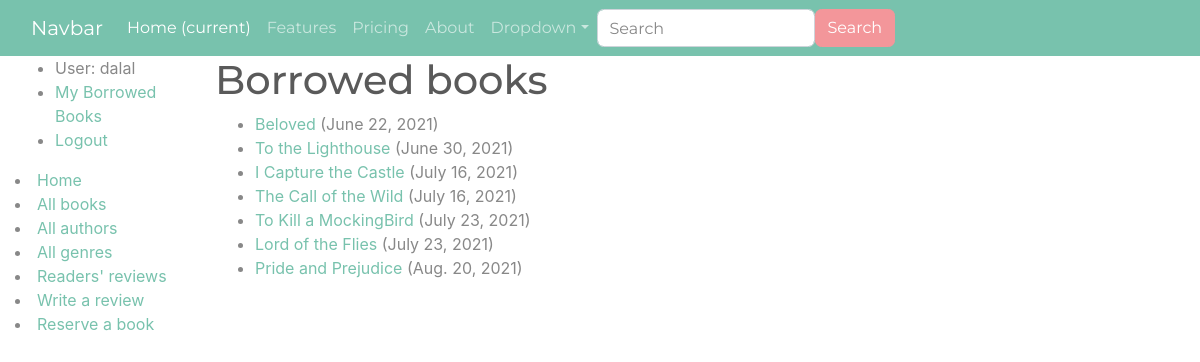
The app's page /catalog/mybooks/ (signed in) with its own data.
### catalog/models.py (models this page shows, shortened)
class BookStatus(models.Model):
    id = models.UUIDField(
        primary_key=True,
        default=uuid.uuid4,
        help_text="Unique ID for this particular book across whole library")
    book = models.ForeignKey('Book', on_delete=models.RESTRICT, null=True)
    imprint = models.CharField(max_length=200)
    due_back = models.DateField(null=True, blank=True)
    borrower = models.ForeignKey(User,
                                 on_delete=models.SET_NULL,
                                 null=True,
                                 blank=True)
    LOAN_STATUS = (
        ('m', 'Maintenance'),
        ('o', 'On loan'),
        ('a', 'Available'),
        ('r', 'Reserved'),
    )
    status = models.CharField(max_length=1,
                              choices=LOAN_STATUS,
                              blank=False,
                              default='a')
    class Meta:
       permissions = (("can_mark_returned", "Set book as returned"),)
       ordering = ['due_back']
       verbose_name_plural = "Book Statuses"

class Book(models.Model):
    title = models.CharField(max_length=50)
    author = models.ForeignKey('Author', on_delete=models.SET_NULL, null=True)
    summary = models.TextField(
        max_length=1000, help_text='Enter a brief description of the book')
    isbn = models.CharField(
        'ISBN',
        max_length=13,
        unique=True,
        help_text=
        '13 Character <a href="https://www.isbn-international.org/content/what-isbn">ISBN number</a>'
    )
    genre = models.ManyToManyField(Genre,
                                   help_text='Select a genre for this book')

### catalog/views.py (the view)
# urls.py: path('mybooks/', views.LoanedBooksByUserListView.as_view(), name='my-borrowed'),
class LoanedBooksByUserListView(LoginRequiredMixin,generic.ListView):
    model = BookStatus
    template_name ='bookstatus_list_borrowed_user.html'
    paginate_by = 10
    def get_queryset(self):
        return BookStatus.objects.filter(borrower=self.request.user).filter(status__exact='o').order_by('due_back')

### catalog/templates/bookstatus_list_borrowed_user.html
{% extends "site_base.html" %}
{% block content %}
    <h1>Borrowed books</h1>
    {% if bookstatus_list %}
    <ul>
      {% for bookstat in bookstatus_list %}
      <li class="{% if bookinst.is_overdue %}text-danger{% endif %}">
        <a href="{% url 'book-detail' bookstat.book.pk %}">{{bookstat.book.title}}</a> ({{ bookstat.due_back }})
      </li>
      {% endfor %}
    </ul>
    {% else %}
      <p>You did not borrow any books.</p>
    {% endif %}
{% endblock %}

### catalog/templates/site_base.html (shortened to what this page needs)
<!DOCTYPE html>
<html lang="en">
<head>
  <link rel="stylesheet" href="https://cdn.jsdelivr.net/npm/bootstrap@4.5.3/dist/css/bootstrap.min.css">
  {% load static %}
  <link rel="stylesheet"
</head>
<link rel="stylesheet" href="https://cdn.jsdelivr.net/npm/bootswatch@4.5.2/dist/minty/bootstrap.min.css">
<nav class="navbar navbar-expand-lg navbar-dark bg-primary">
  <div class="container-fluid">
    <a class="navbar-brand" href=" ">Navbar</a>
    <div class="collapse navbar-collapse" id="navbarColor01">
      <ul class="navbar-nav me-auto">
        <li class="nav-item">
          <a class="nav-link active" href="#">Home
            <span class="visually-hidden">(current)</span>
          </a>
        </li>
        <li class="nav-item">
          <a class="nav-link" href="#">Features</a>
        </li>
        <li class="nav-item">
          <a class="nav-link" href="#">Pricing</a>
        </li>
        <li class="nav-item">
          <a class="nav-link" href="#">About</a>
        </li>
        <li class="nav-item dropdown">
          <a class="nav-link dropdown-toggle" data-bs-toggle="dropdown" href="#" role="button" aria-haspopup="true" aria-expanded="false">Dropdown</a>
        </li>
      </ul>
      <form class="d-flex">
        <input class="form-control me-sm-2" type="text" placeholder="Search">
        <button class="btn btn-secondary my-2 my-sm-0" type="submit">Search</button>
      </form>
    </div>
  </div>
</nav>
<body>
  <div class="container-fluid">
    <div class="row">
      <div class="col-sm-2">
      {% block sidebar %}
        <ul class="sidebar-nav">
   {% if user.is_authenticated %}
     <li>User: {{ user.get_username }}</li>
     <li><a href="{% url 'my-borrowed' %}">My Borrowed Books</a></li>
     <li><a href="{% url 'logout'%}?next={{request.path}}">Logout</a></li>
   {% else %}
     <li><a href="{% url 'login'%}?next={{request.path}}">Login</a></li>
   {% endif %}
  </ul>
          <li><a href="{% url 'index' %}">Home</a></li>
          <li><a href="{% url 'books' %}">All books</a></li>
          <li><a href="{% url 'authors' %}">All authors</a></li>
          <li><a href="{% url 'genre-list' %}">All genres</a></li>
          <li><a href="{% url 'review-list' %}">Readers' reviews</a></li>
          <li><a href="{% url 'add-review' %}">Write a review</a></li>
           <li><a href="{% url 'reserve' %}">Reserve a book</a></li>
     {% endblock %}
      </div>
      <div class="col-sm-10 ">{% block content %}{% endblock %}</div>
    </div>
  </div>
</body>
</html>

### records on screen
BookStatus: book "Beloved", due_back "June 22, 2021"
BookStatus: book "To the Lighthouse", due_back "June 30, 2021"
BookStatus: book "I Capture the Castle", due_back "July 16, 2021"
BookStatus: book "The Call of the Wild", due_back "July 16, 2021"
BookStatus: book "To Kill a MockingBird", due_back "July 23, 2021"
BookStatus: book "Lord of the Flies", due_back "July 23, 2021"
BookStatus: book "Pride and Prejudice", due_back "Aug. 20, 2021"

### other values on screen
{{ user.get_username }} "dalal"
